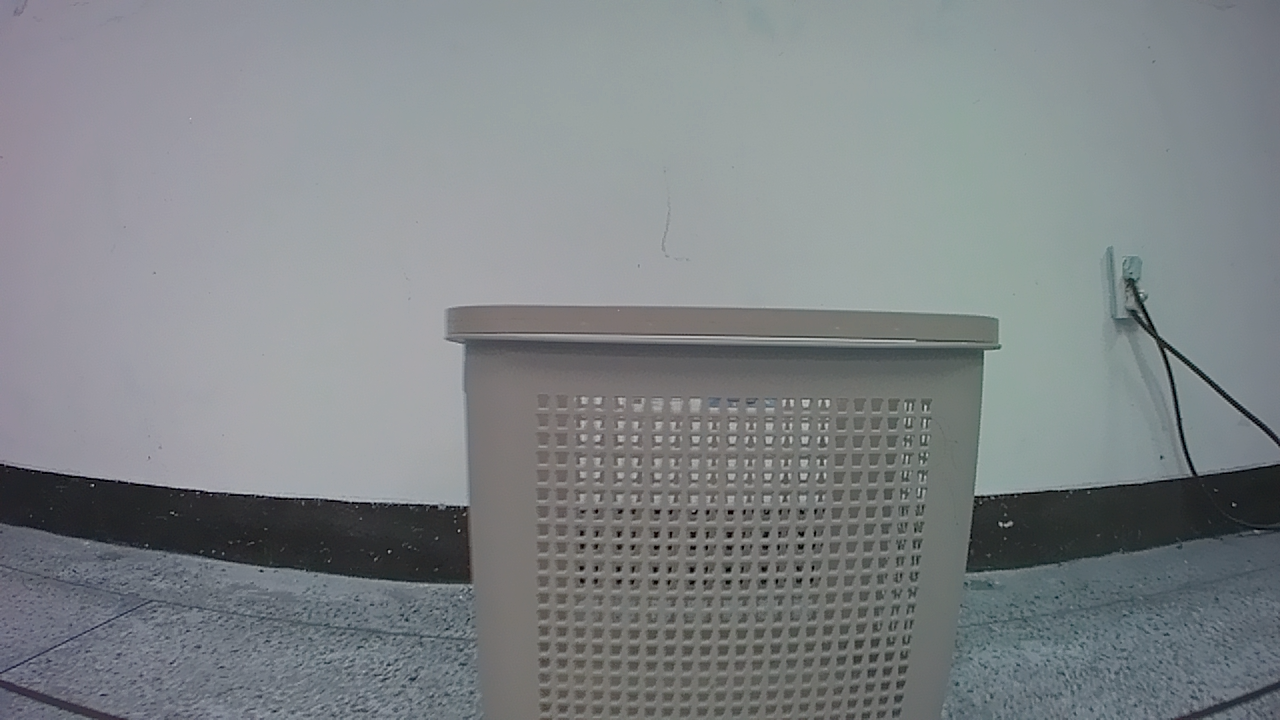
#> input picture ROS_action/extracted_images/episode_20260129_010041_basket_1box_hori_left_core_medium/frame_014.png, 1280 x 720 px
$ python scan_all_episode_colors.py
#> lines starting #> are read from the running program, lines starting #| are printed output that depends on the picture
#!/usr/bin/env python3
"""
전체 500개 에피소드 색상 스캔
Red 채널 결핍 및 색상 이상 탐지
"""

import cv2
import numpy as np
from pathlib import Path
import json
from tqdm import tqdm


def analyze_episode_color(episode_dir: Path):
    """에피소드 색상 분석 (정상 프레임만)"""

    # 알려진 오류 프레임 제외
    error_frames = {'frame_0006.png', 'frame_0007.png'}

    frames = sorted([f for f in episode_dir.glob("frame_*.png")
                    if f.name not in error_frames])[:16]

    if not frames:
        return None

    rgb_vals = []

    for frame_path in frames:
        img = cv2.imread(str(frame_path))
#> img is the input picture: shape (720, 1280, 3); mean B, G, R 134.6, 132, 127
        if img is None:
            continue

        b, g, r = cv2.split(img)
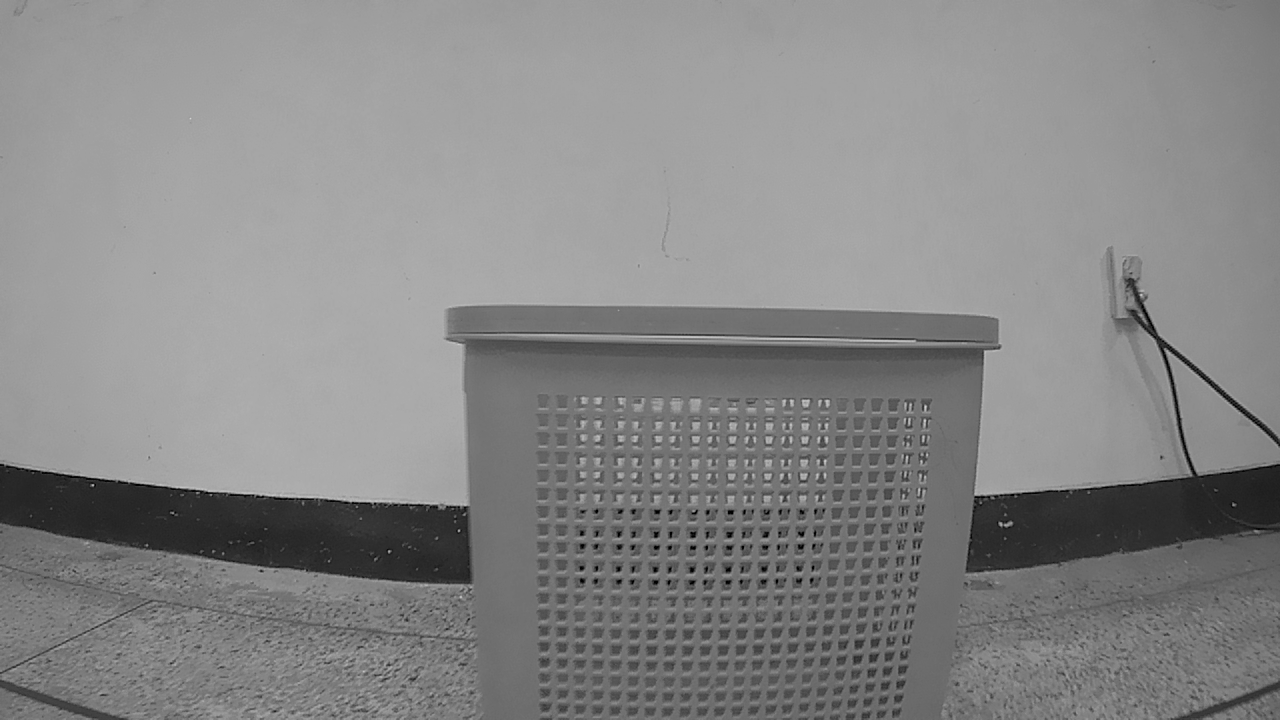
#> b: shape (720, 1280); min 0, max 211, mean 134.6
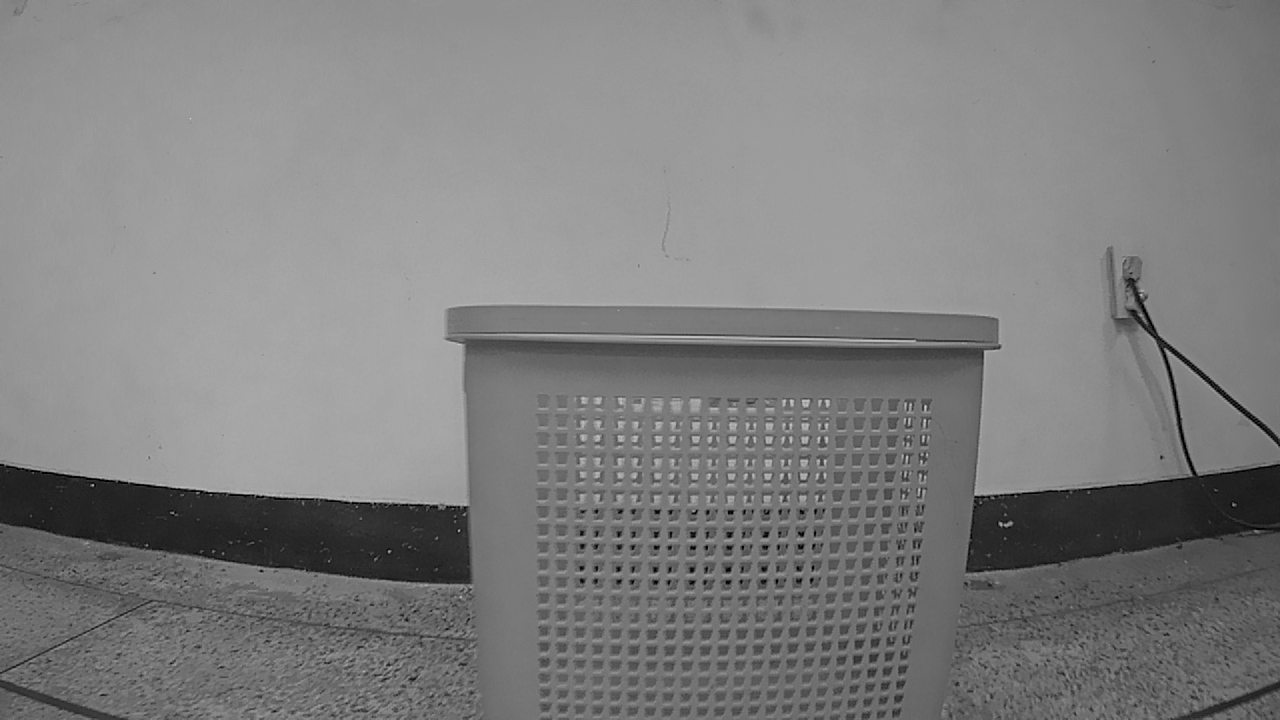
#> r: shape (720, 1280); min 0, max 206, mean 127
        rgb_vals.append({
            'r': float(np.mean(r)),
            'g': float(np.mean(g)),
            'b': float(np.mean(b))
        })

    if not rgb_vals:
        return None

    avg_r = np.mean([v['r'] for v in rgb_vals])
#> avg_r = 127
    avg_g = np.mean([v['g'] for v in rgb_vals])
#> avg_g = 132
    avg_b = np.mean([v['b'] for v in rgb_vals])
#> avg_b = 134.6

    return {
        'episode_name': episode_dir.name,
        'avg_rgb': {
            'r': avg_r,
            'g': avg_g,
            'b': avg_b
        },
        'ratios': {
            'rg': avg_r / (avg_g + 1e-6),
            'rb': avg_r / (avg_b + 1e-6),
            'gb': avg_g / (avg_b + 1e-6)
        },
        'red_deficiency': (1 - avg_r / (avg_g + 1e-6)) * 100,  # Red가 Green보다 얼마나 적은가
        'blue_excess': (avg_b - avg_r),  # Blue가 Red보다 얼마나 많은가
    }


def scan_all_episodes():
    """전체 500개 에피소드 스캔"""

    base_dir = Path(__file__).parent / 'extracted_images'
    all_episodes = sorted([d for d in base_dir.iterdir() if d.is_dir()])

    print("🔍 전체 에피소드 색상 스캔 시작")
    print(f"   총 에피소드: {len(all_episodes)}")
    print("=" * 80)

    results = []

    for ep_dir in tqdm(all_episodes, desc="색상 분석"):
        result = analyze_episode_color(ep_dir)
#> result = 5 items
        if result:
            results.append(result)

    # 통계 계산
    rg_ratios = [r['ratios']['rg'] for r in results]
#> rg_ratios = [0.962]
    red_deficiencies = [r['red_deficiency'] for r in results]
#> red_deficiencies = [3.79]
    blue_excesses = [r['blue_excess'] for r in results]
#> blue_excesses = [7.59]

    mean_rg = np.mean(rg_ratios)
#> mean_rg = 0.962
    std_rg = np.std(rg_ratios)
#> std_rg = 0

    mean_red_def = np.mean(red_deficiencies)
#> mean_red_def = 3.79
    std_red_def = np.std(red_deficiencies)
#> std_red_def = 0

    print("\n" + "=" * 80)
    print("📊 전체 통계")
    print("=" * 80)
    print(f"R/G 비율:")
    print(f"  평균: {mean_rg:.3f}")
#|   평균: 0.962
    print(f"  표준편차: {std_rg:.3f}")
#|   표준편차: 0.000
    print(f"  범위: {np.min(rg_ratios):.3f} ~ {np.max(rg_ratios):.3f}")
#|   범위: 0.962 ~ 0.962
    print(f"\nRed 부족도:")
    print(f"  평균: {mean_red_def:.1f}%")
#|   평균: 3.8%
    print(f"  범위: {np.min(red_deficiencies):.1f}% ~ {np.max(red_deficiencies):.1f}%")
#|   범위: 3.8% ~ 3.8%

    # 이상치 탐지 (평균 - 2σ 보다 낮은 R/G 비율)
    threshold_rg = mean_rg - 2 * std_rg
#> threshold_rg = 0.962

    print(f"\n🔍 색상 이상 탐지 기준:")
    print(f"  R/G < {threshold_rg:.3f} (평균 - 2σ)")
#|   R/G < 0.962 (평균 - 2σ)

    problematic = [r for r in results if r['ratios']['rg'] < threshold_rg]
#> problematic = []

    print(f"\n⚠️  이상 에피소드: {len(problematic)}개 발견")
#| ⚠️  이상 에피소드: 0개 발견

    if problematic:
        # Red 부족도 순으로 정렬
        problematic.sort(key=lambda x: x['red_deficiency'], reverse=True)

        print("\n이상 에피소드 목록 (Red 부족도 순):")
        for i, ep in enumerate(problematic[:20], 1):  # 상위 20개만 표시
            name = ep['episode_name']
            rg = ep['ratios']['rg']
            red_def = ep['red_deficiency']

            print(f"{i:2d}. {name[-50:]}")
            print(f"    R/G: {rg:.3f} | Red 부족: {red_def:.1f}%")

    # 결과 저장
    output_dir = Path(__file__).parent / 'color_analysis'
    output_dir.mkdir(parents=True, exist_ok=True)

    output_file = output_dir / 'all_episodes_color_scan.json'
    with open(output_file, 'w') as f:
        json.dump({
            'total_episodes': len(results),
            'statistics': {
                'mean_rg': float(mean_rg),
                'std_rg': float(std_rg),
                'threshold_rg': float(threshold_rg),
                'problematic_count': len(problematic)
            },
            'problematic_episodes': problematic,
            'all_results': results
        }, f, indent=2)

    print(f"\n💾 결과 저장: {output_file}")

    return results, problematic


if __name__ == '__main__':
    results, problematic = scan_all_episodes()
#> results = 1 item; problematic = []
    print("\n✅ 전체 스캔 완료!")

$ run again, with ROS_action/mobile_vla_dataset/episode_20251112_131153_1box_hori_left_core_medium/frame_0000.png copied over ROS_action/extracted_images/episode_20260129_010041_basket_1box_hori_left_core_medium/frame_014.png
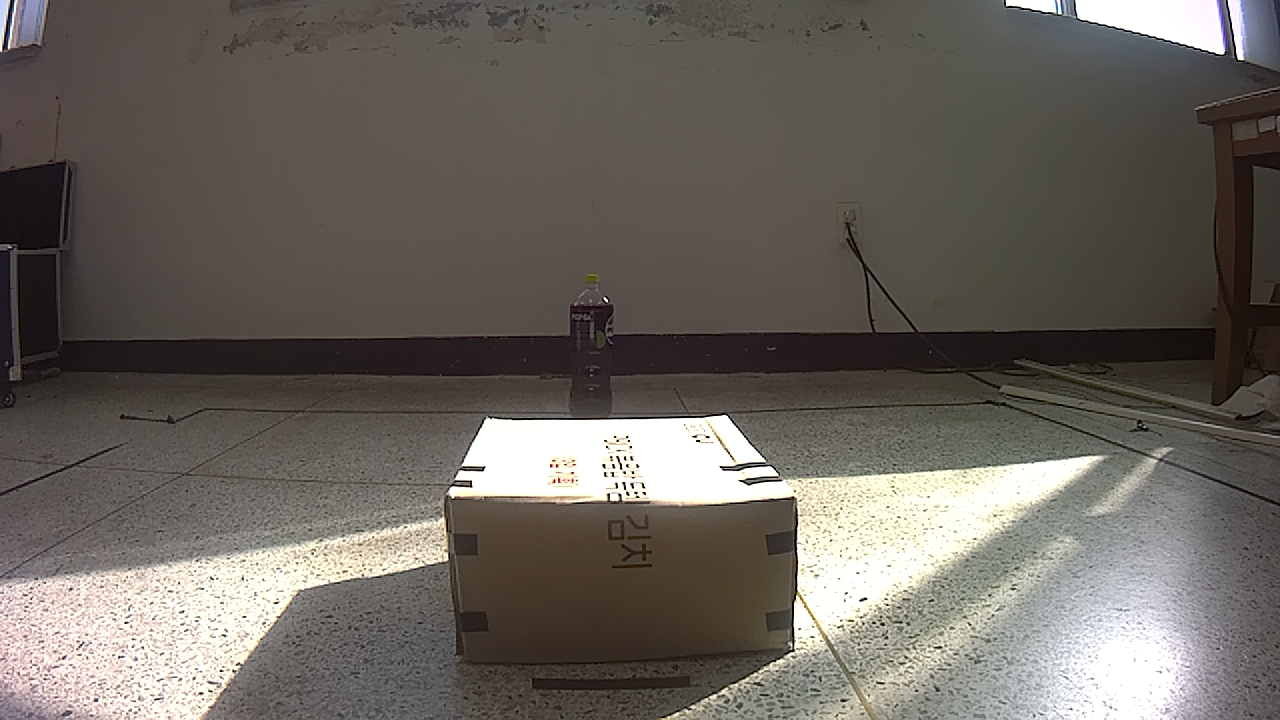
#> input picture ROS_action/mobile_vla_dataset/episode_20251112_131153_1box_hori_left_core_medium/frame_0000.png, 1280 x 720 px
#> in analyze_episode_color, img is the input picture: shape (720, 1280, 3); mean B, G, R 95, 101.3, 106.8
#> in analyze_episode_color, `b, g, r = cv2.split(img)`:
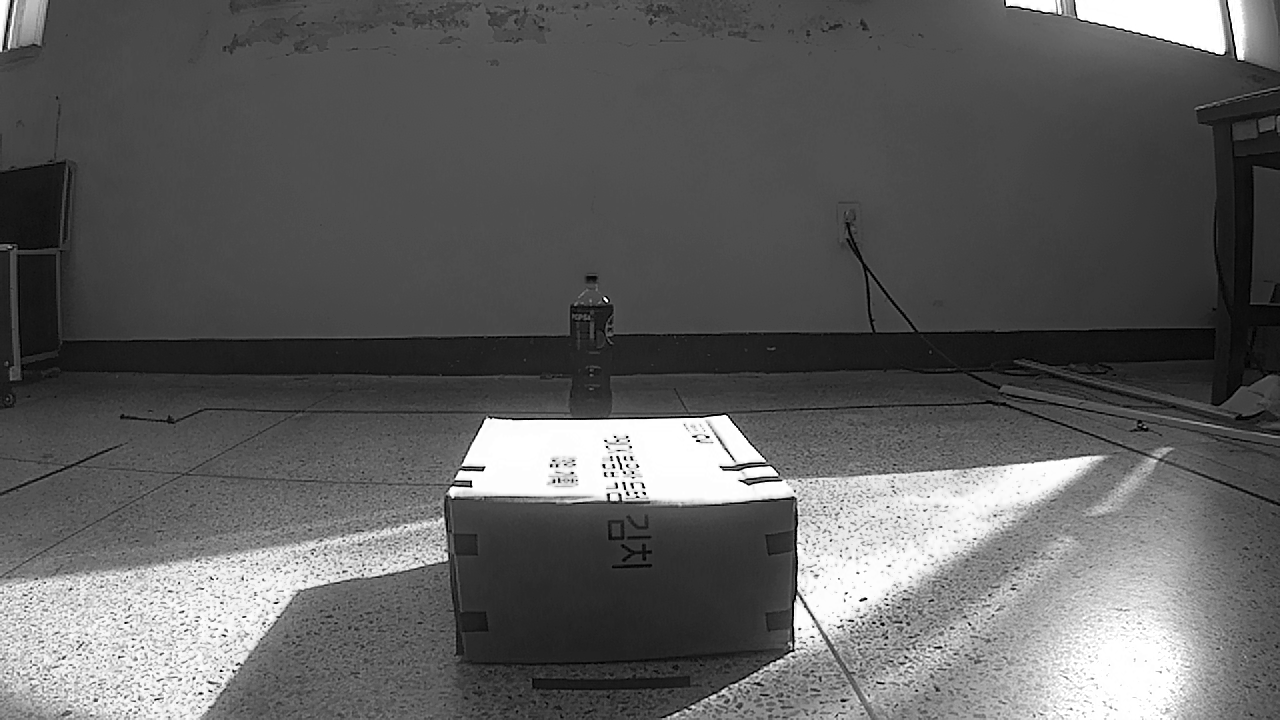
#> b: shape (720, 1280); min 0, max 255, mean 95
#> in analyze_episode_color, `b, g, r = cv2.split(img)`:
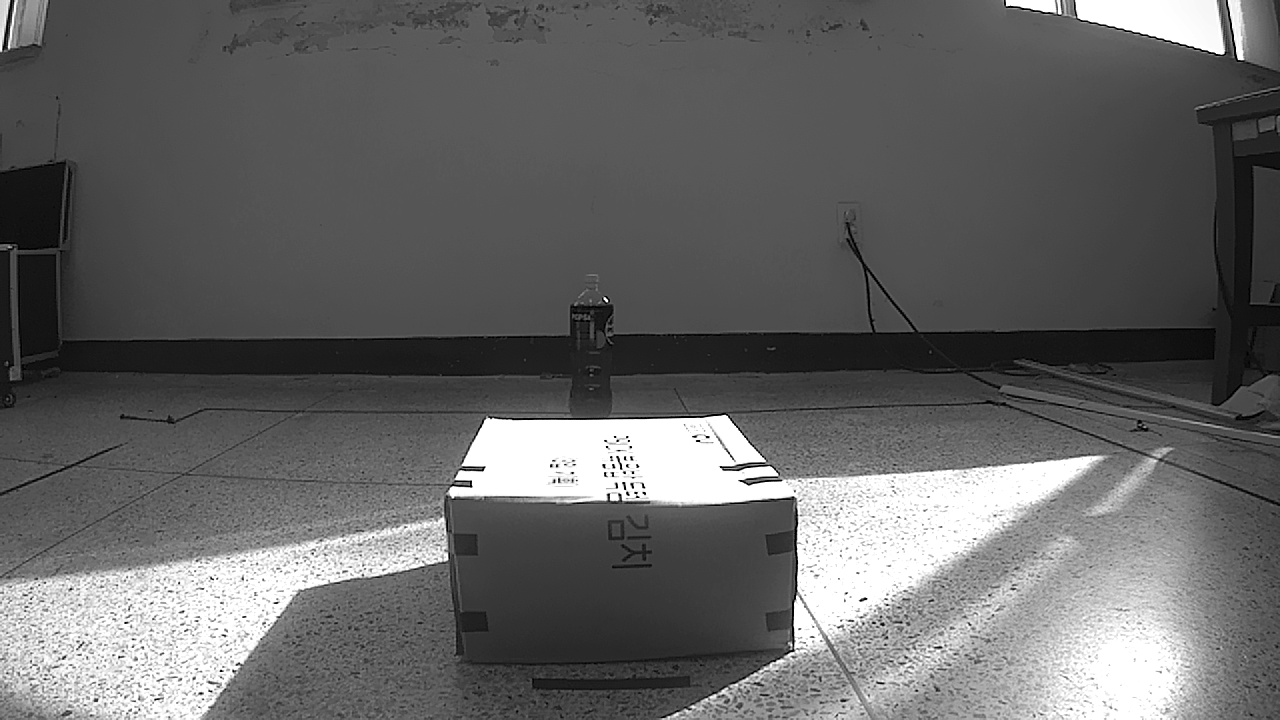
#> g: shape (720, 1280); min 0, max 255, mean 101.3
#> avg_r = 106.8
#> avg_g = 101.3
#> avg_b = 94.97
#> result = 5 items
#> rg_ratios = [1.05]
#> red_deficiencies = [-5.41]
#> blue_excesses = [-11.8]
#> mean_rg = 1.05
#> std_rg = 0
#> mean_red_def = -5.41
#> std_red_def = 0
#|   평균: 1.054
#|   표준편차: 0.000
#|   범위: 1.054 ~ 1.054
#|   평균: -5.4%
#|   범위: -5.4% ~ -5.4%
#> threshold_rg = 1.05
#|   R/G < 1.054 (평균 - 2σ)
#> in scan_all_episodes, `problematic = [r for r in results if r['ratios']['rg'] < threshold_rg]`: problematic = []
#| ⚠️  이상 에피소드: 0개 발견
#> `results, problematic = scan_all_episodes()`: results = 1 item; problematic = []
